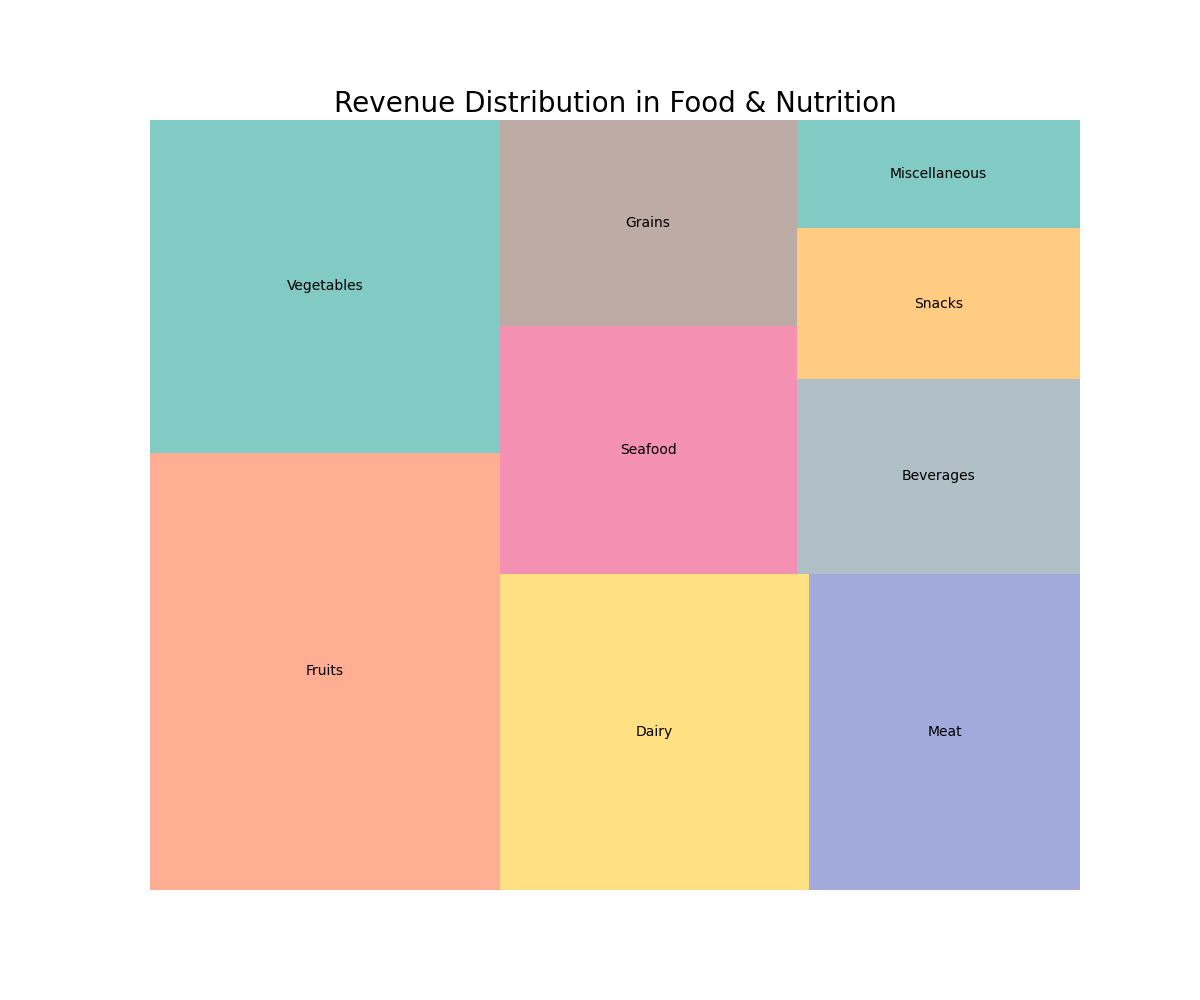

This chart was generated by the following Python code:

import matplotlib.pyplot as plt
import squarify

# Data
categories = ['Fruits', 'Vegetables', 'Dairy', 'Meat', 'Seafood', 'Grains', 'Beverages', 'Snacks', 'Miscellaneous']
revenue = [125000, 95000, 80000, 70000, 60000, 50000, 45000, 35000, 25000]

# Colors
colors = ['#FF8A65', '#4DB6AC', '#FFD54F', '#7986CB', '#F06292', '#A1887F', '#90A4AE', '#FFB74D', '#4DB6AC']

plt.figure(figsize=(12, 10))

# Treemap
squarify.plot(sizes=revenue, label=categories, color=colors, alpha=0.7)

plt.title('Revenue Distribution in Food & Nutrition', fontsize=20)

# Removing axes
plt.axis('off')

# Display the plot
plt.show()
